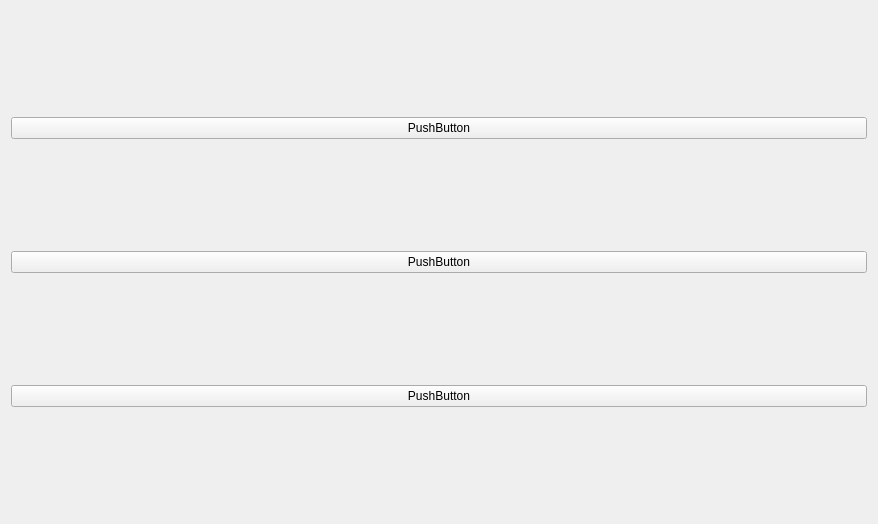
<?xml version="1.0" encoding="UTF-8"?>
<ui version="4.0">
 <class>Form</class>
 <widget class="QWidget" name="Form">
  <property name="geometry">
   <rect>
    <x>0</x>
    <y>0</y>
    <width>878</width>
    <height>524</height>
   </rect>
  </property>
  <property name="windowTitle">
   <string>Form</string>
  </property>
  <layout class="QHBoxLayout" name="horizontalLayout">
   <item>
    <layout class="QVBoxLayout" name="verticalLayout">
     <item>
      <widget class="QPushButton" name="pushButton">
       <property name="text">
        <string>PushButton</string>
       </property>
      </widget>
     </item>
     <item>
      <widget class="QPushButton" name="pushButton_2">
       <property name="text">
        <string>PushButton</string>
       </property>
      </widget>
     </item>
     <item>
      <widget class="QPushButton" name="pushButton_3">
       <property name="text">
        <string>PushButton</string>
       </property>
      </widget>
     </item>
    </layout>
   </item>
  </layout>
 </widget>
 <resources/>
 <connections/>
</ui>
